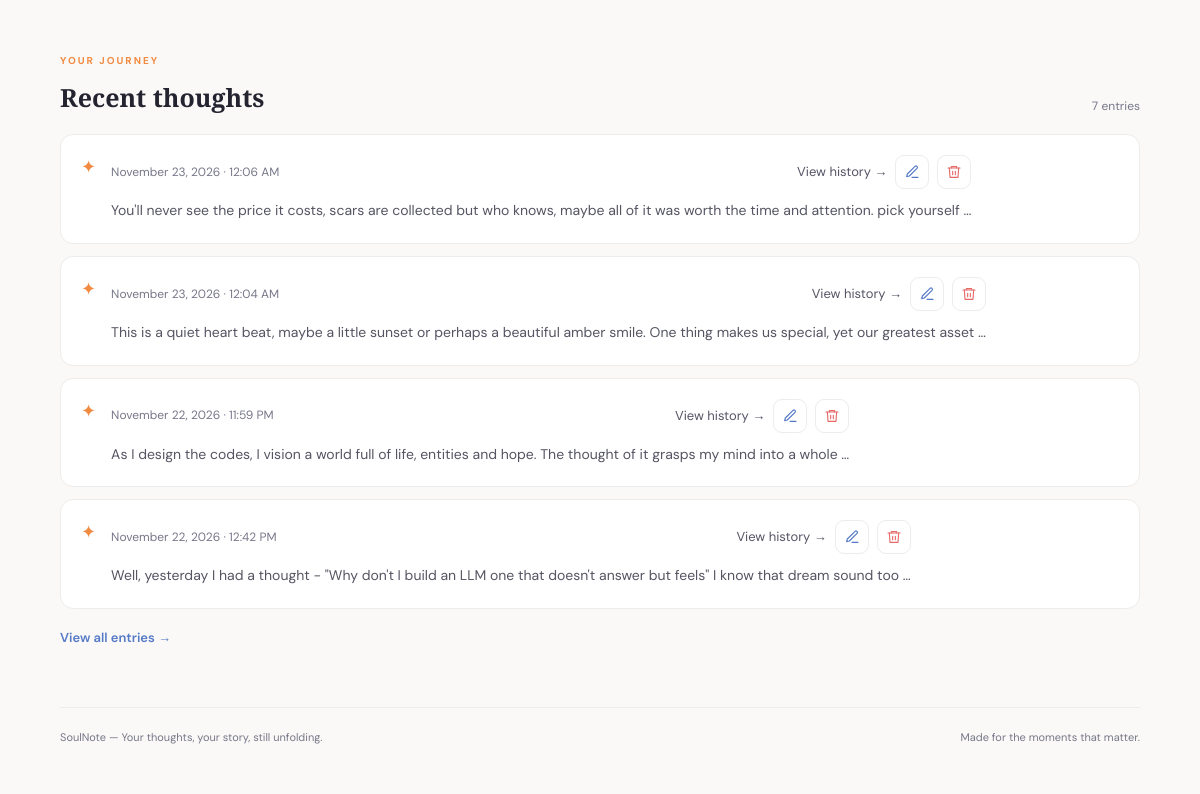
Page /home/ (signed in, lower part) on the earlier database version.
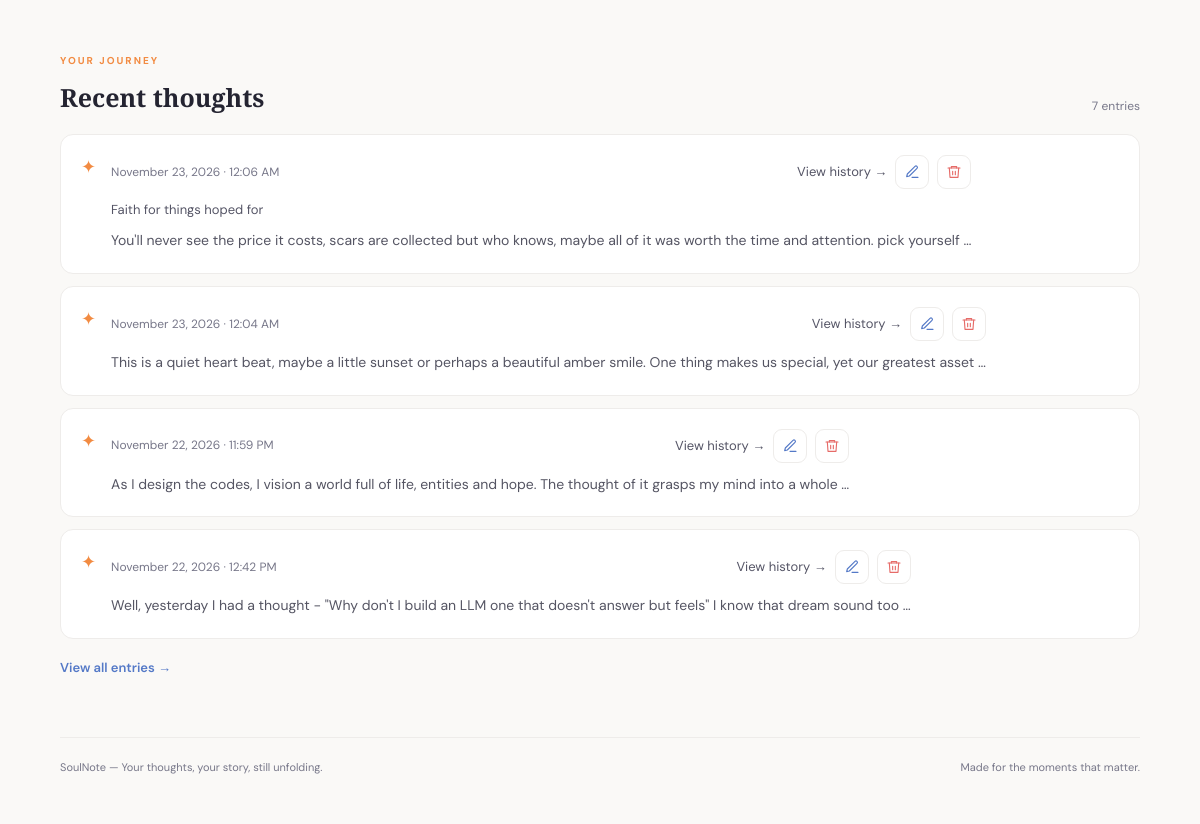
Same page on the later database version.
### diary/models.py (models this page shows, shortened)
class DiaryEntry(models.Model):
	entry_uuid = models.UUIDField(
		default=uuid.uuid4,
		editable=False,
		null=True
	)
	user = models.ForeignKey(User, on_delete=models.CASCADE, related_name='diary_entries')
	content = models.TextField()
	detected_emotions = models.CharField(max_length=50, blank=True, null=True)
	ai_reflection = models.TextField(blank=True, null=True)
	ip_address = models.GenericIPAddressField(blank=True, null=True)
	created_at = models.DateTimeField(auto_now_add=True)
	updated_at = models.DateTimeField(auto_now=True)
	class Meta:
		ordering = ['-created_at']
		verbose_name_plural = "Diary Entries"
		constraints = [
			models.UniqueConstraint(
				fields=['user', 'entry_uuid'],
				name='unique_entry_uuid_per_user'
			)
		]

### diary/views.py (the view)
# urls.py: path('home/', home_view, name='home'),
@login_required(login_url='landing')
def home_view(request):
	entries = DiaryEntry.objects.filter(
		user=request.user
	).order_by('-created_at', '-id')
	context = {
		'username': request.user.username,
		'entries': entries,
		'recent_entries': entries[:4],
		'entry_count': entries.count(),
	}
	return render(request, 'diary/home.html', context)

### templates/diary/home.html (shortened to what this page needs)
{% load static %}
<!DOCTYPE html>
<html lang="en">
<head>
    <link rel="stylesheet" href="{% static 'styles/home.css' %}">
</head>
<body>
    <main class="dashboard">
		<section class="recent-section" id="recent">
			<div class="section-heading">
				<div>
					<p class="eyebrow">YOUR JOURNEY</p>
					<h2>Recent thoughts</h2>
				</div>
				<span class="entry-count">
					{{ entry_count }} entries
				</span>
			</div>
			{% if recent_entries %}
				<div class="entries-list">
					{% for entry in recent_entries %}
						<article class="entry-card">
							<div class="entry-marker">✦</div>
							<div class="entry-content">
								<div class="entry-card-top">
									<span class="entry-date">
										{{ entry.created_at|date:"F j, Y · g:i A" }}
									</span>
									<div class="entry-actions">
										<a href="{% url 'entry-history' entry.entry_uuid %}">
											View history →
										</a>
										<a
											href="{% url 'edit-entry' entry.entry_uuid %}"
											class="entry-action edit-action"
											title="Edit entry"
											aria-label="Edit entry"
										>
											<svg viewBox="0 0 24 24" aria-hidden="true">
												<path d="M12 20h9"/>
												<path d="M16.5 3.5a2.1 2.1 0 0 1 3 3L8 18l-4 1 1-4Z"/>
											</svg>
										</a>
										<form
											method="POST"
											action="{% url 'delete-entry' entry.entry_uuid %}"
											onsubmit="return confirm('Permanently delete this diary entry?');"
										>
											<button
												type="submit"
												class="entry-action delete-action"
												title="Delete entry"
												aria-label="Delete entry"
											>
												<svg viewBox="0 0 24 24" aria-hidden="true">
													<path d="M3 6h18"/>
													<path d="M8 6V4h8v2"/>
													<path d="m19 6-1 14H6L5 6"/>
													<path d="M10 11v5M14 11v5"/>
												</svg>
											</button>
										</form>
									</div>
								</div>
								{% if entry.detected_emotions %}
									<span class="emotion-tag">
										{{ entry.detected_emotions }}
									</span>
								{% endif %}
								<p class="entry-preview">
									{{ entry.content|truncatewords:25 }}
								</p>
							</div>
						</article>
					{% endfor %}
				</div>
				{% if entry_count > 4 %}
					<a href="{% url 'diary-space' %}" class="view-all-entries">
						View all entries →
					</a>
				{% endif %}
			{% endif %}
		</section>
        <footer>
            <p>SoulNote — Your thoughts, your story, still unfolding.</p>
            <span>Made for the moments that matter.</span>
        </footer>
    </main>
</body>
</html>

Differences in the rows shown:
changed DiaryEntry: detected_emotions (not shown) → "Faith for things hoped for"
